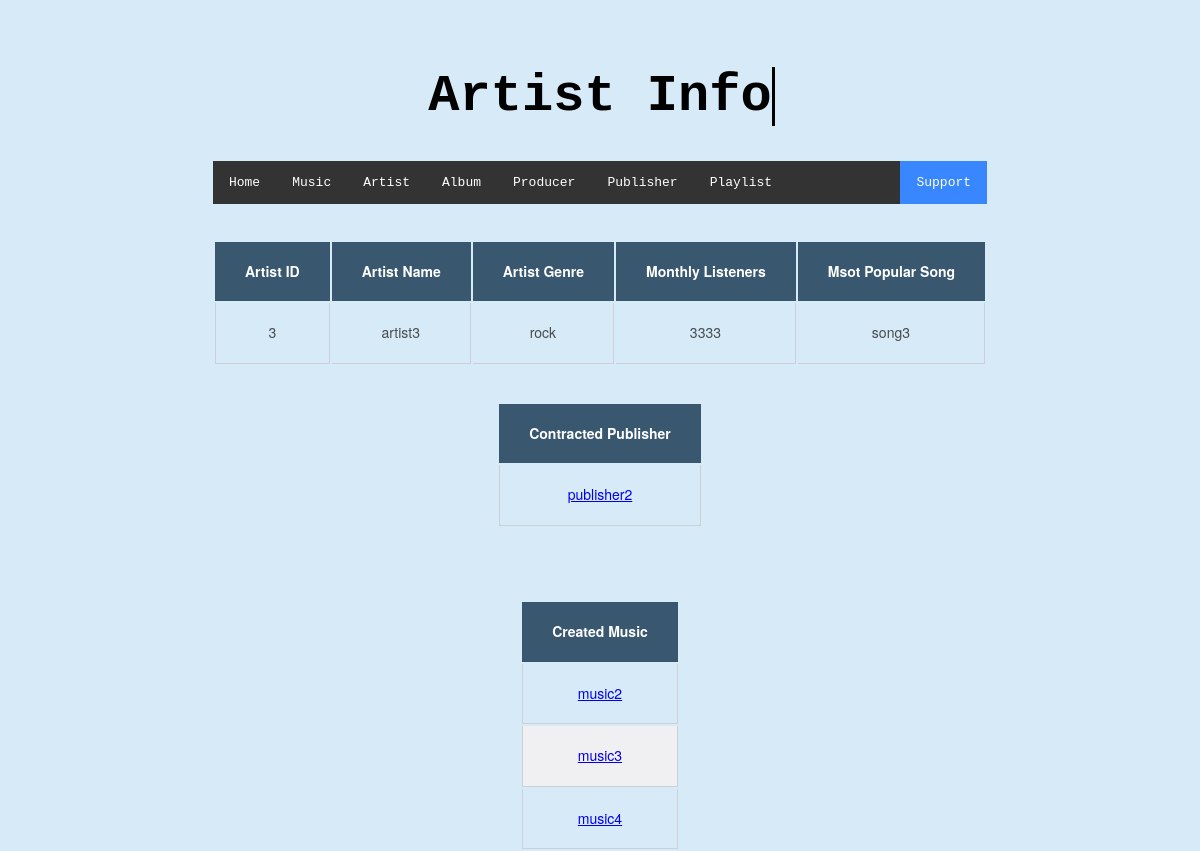
Screenshot of /codes_CS306_PROJECT_STEP4/306project/artist_info.php?id=3 with the database file from the repository.
### tables this page shows
CREATE TABLE `artist` (
  `a_id` int(11) NOT NULL,
  `a_name` varchar(55) DEFAULT NULL,
  `a_genre` varchar(55) DEFAULT NULL,
  `a_mnth_listeners` int(11) DEFAULT NULL,
  `a_most_popular_song` varchar(100) DEFAULT NULL
);

CREATE TABLE `contracts` (
  `a_id` int(11) NOT NULL,
  `pub_id` int(11) NOT NULL
);

CREATE TABLE `publisher` (
  `pub_id` int(11) NOT NULL,
  `pub_name` varchar(50) DEFAULT NULL,
  `pub_founded` date DEFAULT NULL,
  `pub_total_emp` int(11) DEFAULT NULL,
  `pub_revenue` int(11) DEFAULT NULL
);

CREATE TABLE `creating` (
  `a_id` int(11) NOT NULL,
  `music_id` int(11) NOT NULL
);

CREATE TABLE `music` (
  `music_id` int(11) NOT NULL,
  `music_name` varchar(50) DEFAULT NULL,
  `total_plays` int(11) DEFAULT NULL,
  `music_rating` float DEFAULT NULL,
  `music_genre` varchar(50) DEFAULT NULL,
  `music_date` date DEFAULT NULL
);

### codes_CS306_PROJECT_STEP4/306project/artist_info.php (the view, shortened to what this page needs)
<!DOCTYPE html>
<html>
  <p><font face = "courier" size = "2" color = "#000000">
  <head>
  </head>
</html>
<body>
  <div class="content">
<center>
    <h1 class="text"> Artist Info</h1>
    <ul>
    <li><a href="welcome.php">Home</a></li>
    <li><a href="music_page.php">Music</a></li>
    <li><a href="artist_page.php">Artist</a></li>
    <li><a href="album_page.php">Album</a></li>
    <li><a href="producer_page.php">Producer</a></li>
    <li><a href="publisher_page.php">Publisher</a></li>
    <li><a href="playlist_page.php">Playlist</a></li>
    <li style="float:right"><a class="active" href="support.php">Support</a></li>
    </ul>
</center>
<?php
include "config.php";
$artist_id = $_GET["id"];
$sql_statement = "SELECT * FROM artist WHERE a_id ='$artist_id'";
$result = mysqli_query($db, $sql_statement);
while($row = mysqli_fetch_assoc($result)) {
  include "artist_info_table.php";
    $sql_statement = "SELECT * FROM contracts NATURAL JOIN publisher WHERE a_id ='$artist_id'";
    $result = mysqli_query($db, $sql_statement);
            while($row = mysqli_fetch_assoc($result)) {
                include "contracted_table.php";
                }
  }
?>
<html\>
<table id= "example" class= "music_info_table" style= "width: %100">
<thead>
        <tr>
            <th scope="col"> Created Music  </th>
            <br>
        </tr>
    </thead>
    <tbody>
    <html\>
<?php
include "config.php";
$artist_id = $_GET["id"];
$sql_statement = "SELECT * FROM artist WHERE a_id ='$artist_id'";
$result = mysqli_query($db, $sql_statement);
while($row = mysqli_fetch_assoc($result)) {
  $sql_statement = "SELECT * FROM creating NATURAL JOIN music WHERE a_id ='$artist_id'";
    $result = mysqli_query($db, $sql_statement);
            while($row = mysqli_fetch_assoc($result)) {
                $music_name=$row['music_name'];
                $music_id =$row['music_id'];
                echo "  <tr><td><a href='musicinfo.php?id=$music_id'> $music_name </a></td>
                <br>";
                }
              }
            ?>

### codes_CS306_PROJECT_STEP4/306project/artist_info_table.php (shortened to what this page needs)
<html\>
<table id= "example" class= "music_info_table" style= "width: %100">
<thead>
        <tr>
            <th scope="col"> Artist ID </th>
            <th scope="col">Artist Name  </th>
            <th scope="col">Artist Genre</th>
            <th scope="col"> Monthly Listeners </th>
            <th scope="col">Msot Popular Song  </th>
            <br>
        </tr>
    </thead>
    <tbody>
    <html\>
<?php
include "config.php";
$a_id = $_GET["id"];
$sql_statement = "SELECT * FROM artist WHERE a_id ='$a_id'";
$result = mysqli_query($db, $sql_statement);
while($row = mysqli_fetch_assoc($result)) {
    $artist_id = $row['a_id'];
    $artist_name = $row['a_name'];
    $artist_genre = $row['a_genre'];
    $artist_ms = $row['a_mnth_listeners'];
    $artist_ps = $row['a_most_popular_song'];
    echo "
    <td>$artist_id</td>
    <td>$artist_name</td>
    <td>$artist_genre</td>
    <td>$artist_ms</td>
    <td>$artist_ps</td>
    <br></td>    " ;
}

### codes_CS306_PROJECT_STEP4/306project/contracted_table.php (shortened to what this page needs)
<html\>
<table id= "example" class= "platform_info_table" style= "width: %100">
<thead>
        <tr>
            <th scope="col"> Contracted Publisher </th>
            <br>
        </tr>
    </thead>
    <tbody>
    <html\>
<?php
include "config.php";
    $sql_statement = "SELECT * FROM contracts NATURAL JOIN publisher WHERE a_id ='$artist_id'";
    $result = mysqli_query($db, $sql_statement);
            while($row = mysqli_fetch_assoc($result)) {
                $publisher=$row['pub_name'];
                $publisher_id = $row['pub_id'];
                echo "  <tr><td><a href='publisher_info.php?id=$publisher_id'> $publisher </a></td>
                <br>";
                }
?>

### codes_CS306_PROJECT_STEP4/306project/artist_info.php (style rules this page uses)
body { margin: 0; font-family: "Source Sans Pro", sans-serif ; min-height: 100vh; display: grid; place-content: center; text-align: center; background: #d6eaf8; }
ul { list-style-type: none; margin: 0; padding: 0; overflow: hidden; background-color: #333; position: -webkit-sticky; position: sticky; top: 0; }
li { float: left; }
li a { display: block; color: white; text-align: center; padding: 14px 16px; text-decoration: none; }
.active { background-color: #3887FF; }
.content { max-width: 1200px; margin: auto; background: #D6EAF8; padding: auto; }
h1 { font-size: clamp(1rem, 3vw + 1rem, 4rem); position: relative; font-family: "Source Code Pro", monospace; background: black; -webkit-text-fill-color: transparent; -webkit-background-clip: text; position: relative; width: max-content; }
h1::before, h1::after { content: ""; position: absolute; top: 0; right: 0; bottom: 0; left:0; }
h1::before { background: #d6eaf8; animation: typewriter 6s steps(19) 1s forwards; }
h1::after { width: 0.070em; background: black; animation: typewriter 6s steps(19) 1s forwards, blink 750ms steps(19) infinite; }
table { border-collapse: separate; border-spacing: 3; color: #4a4a4d; font: 14px/1.4 "Helvetica Neue", Helvetica, Arial, sans-serif; }
.music_info_table { margin-left:auto; margin-right: auto; }
th, td { padding: 20px 30px; vertical-align: middle; }
thead { background: #395870; color: #fff; }
th:first-child { text-align: center; }
tbody tr:nth-child(even) { background: #f0f0f2; }
td { border-bottom: 1px solid #cecfd5; border-right: 1px solid #cecfd5; }
td:first-child { border-left: 1px solid #cecfd5; }

### codes_CS306_PROJECT_STEP4/306project/artist_info_table.php (style rules this page uses)
table { border-collapse: separate; border-spacing: 3; color: #4a4a4d; font: 14px/1.4 "Helvetica Neue", Helvetica, Arial, sans-serif; }
.music_info_table { margin-left:auto; margin-right: auto; }
th, td { padding: 20px 30px; vertical-align: middle; }
thead { background: #395870; color: #fff; }
th:first-child { text-align: center; }
tbody tr:nth-child(even) { background: #f0f0f2; }
td { border-bottom: 1px solid #cecfd5; border-right: 1px solid #cecfd5; }
td:first-child { border-left: 1px solid #cecfd5; }

### codes_CS306_PROJECT_STEP4/306project/contracted_table.php (style rules this page uses)
table { border-collapse: separate; border-spacing: 3; color: #4a4a4d; font: 14px/1.4 "Helvetica Neue", Helvetica, Arial, sans-serif; }
.platform_info_table { margin-left:auto; margin-right: auto; }
th, td { padding: 20px 30px; vertical-align: middle; }
thead { background: #395870; color: #fff; }
th:first-child { text-align: center; }
tbody tr:nth-child(even) { background: #f0f0f2; }
td { border-bottom: 1px solid #cecfd5; border-right: 1px solid #cecfd5; }
td:first-child { border-left: 1px solid #cecfd5; }

### rows the page displays
artist: a_id "3", a_name "artist3", a_genre "rock", a_mnth_listeners "3333", a_most_popular_song "song3"
contracts: pub.pub_name "publisher2"
creating: music.music_name "music2"
creating: music.music_name "music3"
creating: music.music_name "music4"
